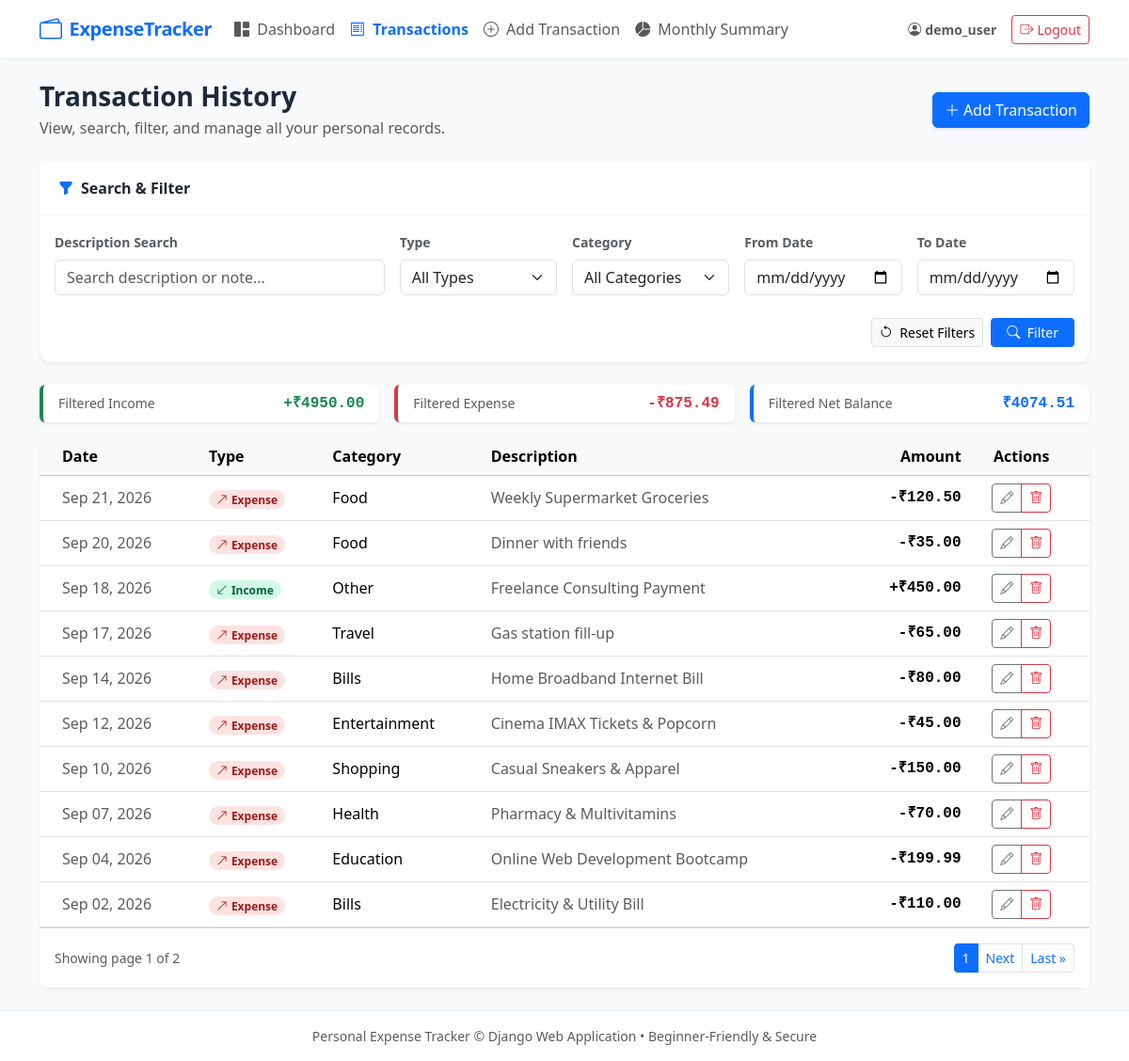
Page /transactions/ (signed in) on the committed database.
### expenses/models.py (models this page shows, shortened)
class Transaction(models.Model):
    TRANSACTION_TYPE_CHOICES = [
        ('income', 'Income'),
        ('expense', 'Expense'),
    ]
    CATEGORY_CHOICES = [
        ('Salary', 'Salary'),
        ('Food', 'Food'),
        ('Travel', 'Travel'),
        ('Shopping', 'Shopping'),
        ('Bills', 'Bills'),
        ('Education', 'Education'),
        ('Health', 'Health'),
        ('Entertainment', 'Entertainment'),
        ('Other', 'Other'),
    ]
    user = models.ForeignKey(
        User,
        on_delete=models.CASCADE,
        related_name='transactions',
        help_text='The user who owns this transaction'
    )
    transaction_type = models.CharField(
        max_length=7,
        choices=TRANSACTION_TYPE_CHOICES,
        default='expense',
        help_text='Whether this is an income or expense'
    )
    amount = models.DecimalField(
        max_digits=10,
        decimal_places=2,
        validators=[MinValueValidator(Decimal('0.01'), message='Amount must be greater than zero.')],
        help_text='Positive numeric amount (e.g. 25.50)'
    )
    category = models.CharField(
        max_length=30,
        choices=CATEGORY_CHOICES,
        default='Other',
        help_text='Transaction category'
    )
    date = models.DateField(
        default=timezone.now,
        help_text='Date when the transaction occurred'
    )
    description = models.CharField(
        max_length=255,
        blank=True,
        help_text='Optional brief description or note'
    )
    created_at = models.DateTimeField(
        auto_now_add=True,
        help_text='Record creation timestamp'
    )
    class Meta:
        ordering = ['-date', '-created_at']
        verbose_name = 'Transaction'
        verbose_name_plural = 'Transactions'

### expenses/views.py (the view, shortened to what this page needs)
# urls.py: path('transactions/', views.transaction_list_view, name='transaction_list'),
@login_required
def transaction_list_view(request):
    queryset = Transaction.objects.filter(user=request.user)
    filter_form = TransactionFilterForm(request.GET or None)
    filtered_income = queryset.filter(transaction_type='income').aggregate(total=Sum('amount'))['total'] or Decimal('0.00')
    filtered_expense = queryset.filter(transaction_type='expense').aggregate(total=Sum('amount'))['total'] or Decimal('0.00')
    filtered_net = filtered_income - filtered_expense
    paginator = Paginator(queryset, 10)
    page_number = request.GET.get('page')
    page_obj = paginator.get_page(page_number)
    query_params = request.GET.copy()
    if 'page' in query_params:
        query_params.pop('page')
    query_string = query_params.urlencode()
    context = {
        'filter_form': filter_form,
        'page_obj': page_obj,
        'filtered_income': filtered_income,
        'filtered_expense': filtered_expense,
        'filtered_net': filtered_net,
        'query_string': query_string,
    }
    return render(request, 'expenses/transaction_list.html', context)

### expenses/forms.py
class TransactionFilterForm(forms.Form):
    TRANSACTION_TYPE_FILTER_CHOICES = [
        ('', 'All Types'),
        ('income', 'Income Only'),
        ('expense', 'Expense Only'),
    ]
    CATEGORY_FILTER_CHOICES = [('', 'All Categories')] + Transaction.CATEGORY_CHOICES
    search = forms.CharField(
        required=False,
        widget=forms.TextInput(attrs={
            'class': 'form-control',
            'placeholder': 'Search description or note...'
        })
    )
    transaction_type = forms.ChoiceField(
        required=False,
        choices=TRANSACTION_TYPE_FILTER_CHOICES,
        widget=forms.Select(attrs={'class': 'form-select'})
    )
    category = forms.ChoiceField(
        required=False,
        choices=CATEGORY_FILTER_CHOICES,
        widget=forms.Select(attrs={'class': 'form-select'})
    )
    start_date = forms.DateField(
        required=False,
        widget=forms.DateInput(attrs={'class': 'form-control', 'type': 'date'})
    )
    end_date = forms.DateField(
        required=False,
        widget=forms.DateInput(attrs={'class': 'form-control', 'type': 'date'})
    )

### templates/expenses/transaction_list.html (shortened to what this page needs)
{% extends 'base.html' %}
{% block content %}
<div class="d-flex flex-column flex-md-row justify-content-between align-items-md-center mb-4 gap-2">
  <div>
    <h2 class="h3 fw-bold mb-1">Transaction History</h2>
    <p class="text-muted mb-0">View, search, filter, and manage all your personal records.</p>
  </div>
  <div>
    <a href="{% url 'transaction_add' %}" class="btn btn-primary d-flex align-items-center gap-1 shadow-sm">
      <i class="bi bi-plus-lg"></i>
      <span>Add Transaction</span>
    </a>
  </div>
</div>
<div class="card app-card shadow-sm mb-4">
  <div class="card-header bg-white py-3">
    <span class="fw-semibold text-dark">
      <i class="bi bi-funnel-fill text-primary me-2"></i>Search & Filter
    </span>
  </div>
  <div class="card-body">
    <form method="get" class="row g-3">
      <div class="col-12 col-md-4">
        <label class="form-label small fw-semibold text-muted">Description Search</label>
        {{ filter_form.search }}
      </div>
      <div class="col-6 col-md-2">
        <label class="form-label small fw-semibold text-muted">Type</label>
        {{ filter_form.transaction_type }}
      </div>
      <div class="col-6 col-md-2">
        <label class="form-label small fw-semibold text-muted">Category</label>
        {{ filter_form.category }}
      </div>
      <div class="col-6 col-md-2">
        <label class="form-label small fw-semibold text-muted">From Date</label>
        {{ filter_form.start_date }}
      </div>
      <div class="col-6 col-md-2">
        <label class="form-label small fw-semibold text-muted">To Date</label>
        {{ filter_form.end_date }}
      </div>
      <div class="col-12 d-flex justify-content-end gap-2 pt-2">
        <a href="{% url 'transaction_list' %}" class="btn btn-light border btn-sm">
          <i class="bi bi-arrow-counterclockwise me-1"></i> Reset Filters
        </a>
        <button type="submit" class="btn btn-primary btn-sm px-3">
          <i class="bi bi-search me-1"></i> Filter
        </button>
      </div>
    </form>
  </div>
</div>
<div class="row g-3 mb-3">
  <div class="col-12 col-md-4">
    <div class="p-2 px-3 bg-white rounded shadow-sm border-start border-4 border-success d-flex justify-content-between align-items-center">
      <span class="small text-muted">Filtered Income</span>
      <span class="fw-bold text-success font-monospace">+₹{{ filtered_income|floatformat:2 }}</span>
    </div>
  </div>
  <div class="col-12 col-md-4">
    <div class="p-2 px-3 bg-white rounded shadow-sm border-start border-4 border-danger d-flex justify-content-between align-items-center">
      <span class="small text-muted">Filtered Expense</span>
      <span class="fw-bold text-danger font-monospace">-₹{{ filtered_expense|floatformat:2 }}</span>
    </div>
  </div>
  <div class="col-12 col-md-4">
    <div class="p-2 px-3 bg-white rounded shadow-sm border-start border-4 border-primary d-flex justify-content-between align-items-center">
      <span class="small text-muted">Filtered Net Balance</span>
      <span class="fw-bold {% if filtered_net >= 0 %}text-primary{% else %}text-danger{% endif %} font-monospace">
        ₹{{ filtered_net|floatformat:2 }}
      </span>
    </div>
  </div>
</div>
<div class="card app-card shadow-sm">
  <div class="card-body p-0">
    {% if page_obj %}
      <div class="table-responsive">
        <table class="table table-hover align-middle mb-0">
          <thead class="table-light">
            <tr>
              <th scope="col" class="ps-4">Date</th>
              <th scope="col">Type</th>
              <th scope="col">Category</th>
              <th scope="col">Description</th>
              <th scope="col" class="text-end">Amount</th>
              <th scope="col" class="text-center pe-4">Actions</th>
            </tr>
          </thead>
          <tbody>
            {% for tx in page_obj %}
              <tr>
                <td class="ps-4 text-nowrap text-muted">{{ tx.date|date:"M d, Y" }}</td>
                <td>
                  {% if tx.transaction_type == 'income' %}
                    <span class="badge badge-income rounded-pill px-2 py-1">
                      <i class="bi bi-arrow-down-left me-1"></i>Income
                    </span>
                  {% else %}
                    <span class="badge badge-expense rounded-pill px-2 py-1">
                      <i class="bi bi-arrow-up-right me-1"></i>Expense
                    </span>
                  {% endif %}
                </td>
                <td class="fw-medium">{{ tx.category }}</td>
                <td class="text-muted">{{ tx.description|default:"—" }}</td>
                <td class="text-end font-monospace fw-semibold {% if tx.transaction_type == 'income' %}amount-income{% else %}amount-expense{% endif %}">
                  {% if tx.transaction_type == 'income' %}+{% else %}-{% endif %}₹{{ tx.amount|floatformat:2 }}
                </td>
                <td class="text-center pe-4 text-nowrap">
                  <div class="btn-group btn-group-sm" role="group">
                    <a href="{% url 'transaction_edit' tx.pk %}" class="btn btn-outline-secondary" title="Edit">
                      <i class="bi bi-pencil"></i>
                    </a>
                    <a href="{% url 'transaction_delete' tx.pk %}" class="btn btn-outline-danger" title="Delete">
                      <i class="bi bi-trash"></i>
                    </a>
                  </div>
                </td>
              </tr>
            {% endfor %}
          </tbody>
        </table>
      </div>
      {% if page_obj.has_other_pages %}
        <div class="card-footer bg-white d-flex justify-content-between align-items-center py-3">
          <div class="small text-muted">
            Showing page {{ page_obj.number }} of {{ page_obj.paginator.num_pages }}
          </div>
          <nav aria-label="Page navigation">
            <ul class="pagination pagination-sm mb-0">
              <li class="page-item active" aria-current="page">
                <span class="page-link">{{ page_obj.number }}</span>
              </li>
              {% if page_obj.has_next %}
                <li class="page-item">
                  <a class="page-link" href="?page={{ page_obj.next_page_number }}{% if query_string %}&{{ query_string }}{% endif %}">Next</a>
                </li>
                <li class="page-item">
                  <a class="page-link" href="?page={{ page_obj.paginator.num_pages }}{% if query_string %}&{{ query_string }}{% endif %}">Last &raquo;</a>
                </li>
              {% endif %}
            </ul>
          </nav>
        </div>
      {% endif %}
    {% endif %}
  </div>
</div>
{% endblock %}

### templates/base.html (shortened to what this page needs)
{% load static %}
<!DOCTYPE html>
<html lang="en">
<head>
  <link href="https://cdn.jsdelivr.net/npm/bootstrap@5.3.3/dist/css/bootstrap.min.css" rel="stylesheet">
  <link href="https://cdn.jsdelivr.net/npm/bootstrap-icons@1.11.3/font/bootstrap-icons.min.css" rel="stylesheet">
  <link rel="stylesheet" href="{% static 'css/style.css' %}">
</head>
<body>
  <nav class="navbar navbar-expand-lg navbar-light navbar-custom sticky-top">
    <div class="container">
      <a class="navbar-brand text-primary d-flex align-items-center gap-2" href="{% if user.is_authenticated %}{% url 'dashboard' %}{% else %}{% url 'login' %}{% endif %}">
        <i class="bi bi-wallet2 fs-4 text-primary"></i>
        <span>ExpenseTracker</span>
      </a>
      <div class="collapse navbar-collapse" id="navbarMain">
        {% if user.is_authenticated %}
          <ul class="navbar-nav me-auto mb-2 mb-lg-0">
            <li class="nav-item">
              <a class="nav-link {% if request.resolver_match.url_name == 'dashboard' or request.resolver_match.url_name == 'home' %}active fw-semibold text-primary{% endif %}" href="{% url 'dashboard' %}">
                <i class="bi bi-grid-1x2-fill me-1"></i> Dashboard
              </a>
            </li>
            <li class="nav-item">
              <a class="nav-link {% if request.resolver_match.url_name == 'transaction_list' %}active fw-semibold text-primary{% endif %}" href="{% url 'transaction_list' %}">
                <i class="bi bi-receipt me-1"></i> Transactions
              </a>
            </li>
            <li class="nav-item">
              <a class="nav-link {% if request.resolver_match.url_name == 'transaction_add' %}active fw-semibold text-primary{% endif %}" href="{% url 'transaction_add' %}">
                <i class="bi bi-plus-circle me-1"></i> Add Transaction
              </a>
            </li>
            <li class="nav-item">
              <a class="nav-link {% if request.resolver_match.url_name == 'monthly_summary' %}active fw-semibold text-primary{% endif %}" href="{% url 'monthly_summary' %}">
                <i class="bi bi-pie-chart-fill me-1"></i> Monthly Summary
              </a>
            </li>
          </ul>
          <div class="d-flex align-items-center gap-3">
            <span class="text-muted small">
              <i class="bi bi-person-circle me-1"></i><strong>{{ user.username }}</strong>
            </span>
            <a href="{% url 'logout' %}" class="btn btn-sm btn-outline-danger d-flex align-items-center gap-1">
              <i class="bi bi-box-arrow-right"></i> Logout
            </a>
          </div>
        {% endif %}
      </div>
    </div>
  </nav>
  <main class="py-4">
    <div class="container">
      {% block content %}{% endblock %}
    </div>
  </main>
  <footer class="py-3 text-center text-muted small">
    <div class="container">
      <span>Personal Expense Tracker &copy; Django Web Application &bull; Beginner-Friendly & Secure</span>
    </div>
  </footer>
</body>
</html>

### static/css/style.css (style rules this page uses)
:root { --primary-gradient: linear-gradient(135deg, #4f46e5 0%, #3b82f6 100%); --success-gradient: linear-gradient(135deg, #10b981 0%, #059669 100%); --danger-gradient: linear-gradient(135deg, #ef4444 0%, #dc2626 100%); --warning-gradient: linear-gradient(135deg, #f59e0b 0%, #d97706 100%); --surface-color: #ffffff; --bg-color: #f8fafc; }
body { background-color: var(--bg-color); font-family: system-ui, -apple-system, "Segoe UI", Roboto, Helvetica, Arial, sans-serif; color: #1e293b; min-height: 100vh; display: flex; flex-direction: column; }
main { flex: 1 0 auto; }
.navbar-custom { background: #ffffff; box-shadow: 0 1px 3px 0 rgba(0, 0, 0, 0.07); }
.navbar-brand { font-weight: 700; letter-spacing: -0.02em; }
.app-card { border: none; border-radius: 12px; box-shadow: 0 1px 3px rgba(0,0,0,0.05), 0 1px 2px rgba(0,0,0,0.03); background: #ffffff; }
.app-card .card-header { background-color: transparent; border-bottom: 1px solid #f1f5f9; padding: 1rem 1.25rem; font-weight: 600; }
.badge-income { background-color: #d1fae5; color: #065f46; font-weight: 600; }
.badge-expense { background-color: #fee2e2; color: #991b1b; font-weight: 600; }
.amount-income { color: #059669; font-weight: 600; }
.amount-expense { color: #dc2626; font-weight: 600; }
footer { margin-top: auto; background: #ffffff; border-top: 1px solid #e2e8f0; }

### rows in the picture
Transaction: date "Sep 21, 2026", transaction_type "expense" (drawn), category "Food", description "Weekly Supermarket Groceries", amount "120.50"
Transaction: date "Sep 20, 2026", transaction_type "expense" (drawn), category "Food", description "Dinner with friends", amount "35.00"
Transaction: date "Sep 18, 2026", transaction_type "income" (drawn), category "Other", description "Freelance Consulting Payment", amount "450.00"
Transaction: date "Sep 17, 2026", transaction_type "expense" (drawn), category "Travel", description "Gas station fill-up", amount "65.00"
Transaction: date "Sep 14, 2026", transaction_type "expense" (drawn), category "Bills", description "Home Broadband Internet Bill", amount "80.00"
Transaction: date "Sep 12, 2026", transaction_type "expense" (drawn), category "Entertainment", description "Cinema IMAX Tickets & Popcorn", amount "45.00"
Transaction: date "Sep 10, 2026", transaction_type "expense" (drawn), category "Shopping", description "Casual Sneakers & Apparel", amount "150.00"
Transaction: date "Sep 07, 2026", transaction_type "expense" (drawn), category "Health", description "Pharmacy & Multivitamins", amount "70.00"
Transaction: date "Sep 04, 2026", transaction_type "expense" (drawn), category "Education", description "Online Web Development Bootcamp", amount "199.99"
Transaction: date "Sep 02, 2026", transaction_type "expense" (drawn), category "Bills", description "Electricity & Utility Bill", amount "110.00"

### other values in the picture
{{ user.username }} "demo_user"
{{ filtered_income|floatformat:2 }} "4950.00"
{{ filtered_expense|floatformat:2 }} "875.49"
{{ filtered_net|floatformat:2 }} "4074.51"
{{ page_obj.number }} "1"
{{ page_obj.paginator.num_pages }} "2"
